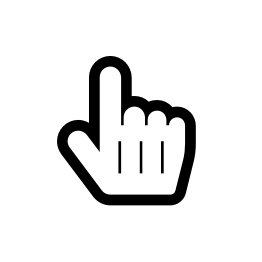
#> input picture TP snake/im6.png, 262 x 262 px
$ jupyter execute --allow-errors snake3.ipynb   (older library calls are emulated)
#> lines starting #> are read from the running program, lines starting #| are printed output that depends on the picture
[cell 1]
import numpy as np
from matplotlib import pyplot as plt
from scipy import sparse as sp
from scipy.ndimage import gaussian_filter
from PIL import Image
import random
import cv2

[cell 2]
def bruitage_poivresel(image,prob):
    output = np.zeros(image.shape, dtype=np.uint8)
    l=len(image)
    c=len(image[0])
    for i in range(l):
        for j in range(c):
            rdn = random.random()
            if rdn < prob:
                output[i][j] = 0
            elif rdn > 1-prob:
                output[i][j] = 1
            else:
                output[i][j] = image[i][j]
    return output

Lecture de l'image et bruitage

[cell 3]
I = cv2.imread("im6.png",0)
#> I is the input picture: shape (262, 262); min 0, max 255, mean 234.6
In = cv2.normalize(I,None,0,1.0,cv2.NORM_MINMAX,dtype=cv2.CV_32F)
Element = cv2.getStructuringElement(cv2.MORPH_ELLIPSE,(40,40))
Ib = gaussian_filter(In,1)
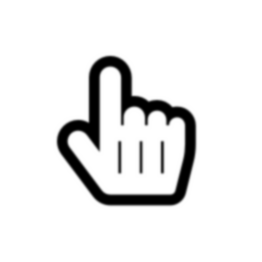
#> Ib: shape (262, 262) float32; min 0, max 1, mean 0.92
#Ib = bruitage_poivresel(In,0.005)
Iaffiche = np.copy(In)
In = Ib

plt.figure()
plt.subplot(121)
plt.title("Image normalisée")
plt.imshow(Iaffiche,'gray') # affichage de l'image I en niveau de gris

plt.subplot(122)
plt.title("Image normalisée et bruité")
plt.imshow(In,'gray') # affichage de l'image I en niveau de gris
plt.show()
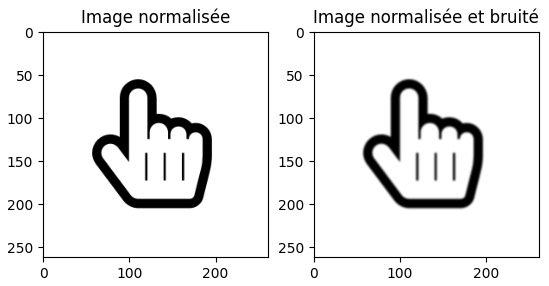
#> figure drawn by matplotlib, 2 panels

Initialisation de notre snake

[cell 4]
y,x = np.shape(I)
#> y = 262; x = 262
K = 1000
cercle = np.zeros([2,K])
centreX = int(x/2)
#> centreX = 131
centreY = int(y/2)
#> centreY = 131
rayon = 100
theta = 0

c = list()
cc = np.zeros((K,1,2))

for i, angle in enumerate(np.linspace(0,2*np.pi,K)):
    cercle[0,i] = centreX + rayon*np.cos(angle)
    cercle[1,i] = centreY + rayon*np.sin(angle)


cc[:,0,0] = cercle[0,:]
cc[:,0,1] = cercle[1,:]
c.append(cc.astype(int))

#> (the rest of this cell did not finish here and is left out)

Initialisation de l'algorithme

[cell 5]
alpha = 1
beta = 0.5
gamma = 15

alpha = 1 #poid de l'energie elastique
beta = 0.5 #poid de l'energie de courbure
gamma = 15 #poid de l'energie de l'image
deltaT = 0.5 #pas temporel


D1 = sp.diags([1,-1],[0,-1],shape=(K,K)).toarray()
D1[0,K-1] = -1
#Opérateur différentiel
D2 =sp.diags([1,-2,1],[-1,0,1],shape=(K,K)).toarray()
D2[0,K-1] = 1
D2[K-1,0] = 1
D4 =sp.diags([1,-4,6,-4,1],[-2,-1,0,1,2],shape=(K,K)).toarray()
D4[1,K-1] = 1
D4[K-1,1] = 1
D4[0,K-2] = 1
D4[K-2,0] = 1
D4[0,K-1] = -4
D4[K-1,0] = -4

D = alpha*D2 - beta*D4
A = np.linalg.inv(np.eye(K,K)-deltaT*D)

#Gradient
gy, gx = np.gradient(In)
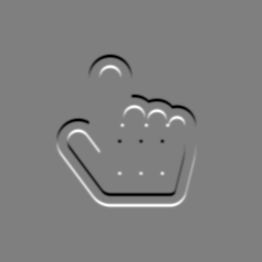
#> gy: shape (262, 262) float32; min -0.32, max 0.32, mean 1.67e-10; drawn with min black and max white
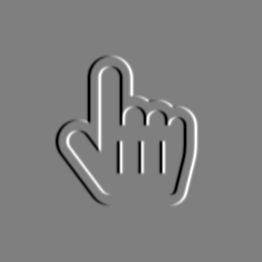
#> gx: shape (262, 262) float32; min -0.32, max 0.32, mean 2.54e-11; drawn with min black and max white
gradI = gx**2+gy**2
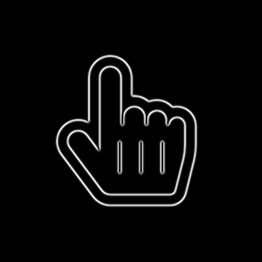
#> gradI: shape (262, 262) float32; min 0, max 0.126, mean 0.00396; drawn with min black and max white
gradY,gradX = np.gradient(gradI)
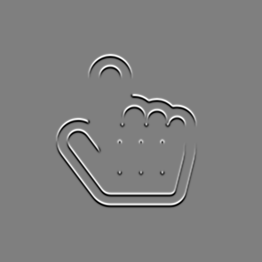
#> gradY: shape (262, 262) float32; min -0.0561, max 0.0563, mean -1.74e-12; drawn with min black and max white
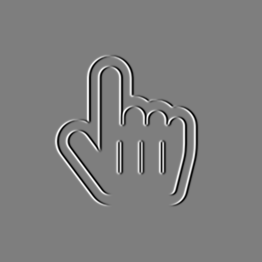
#> gradX: shape (262, 262) float32; min -0.0573, max 0.0581, mean 3.26e-12; drawn with min black and max white

plt.figure(figsize=(50,10))
plt.subplot(151)
plt.title("gy")
plt.imshow(gy,'gray') # affichage de l'image I en niveau de gris

plt.subplot(152)
plt.title("gx")
plt.imshow(gx,'gray') # affichage de l'image I en niveau de gris

plt.subplot(153)
plt.title("gradI")
plt.imshow(gradI,'gray') # affichage de l'image I en niveau de gris

plt.subplot(154)
plt.title("gradX")
plt.imshow(gradX,'gray') # affichage de l'image I en niveau de gris

plt.subplot(155)
plt.title("gradY")
plt.imshow(gradY,'gray') # affichage de l'image I en niveau de gris
plt.show()

#Condition d'arrêt : lorsque norm(xn+1-xn)<epsilon on va prendre pr tester en premier epison = 10**-3
